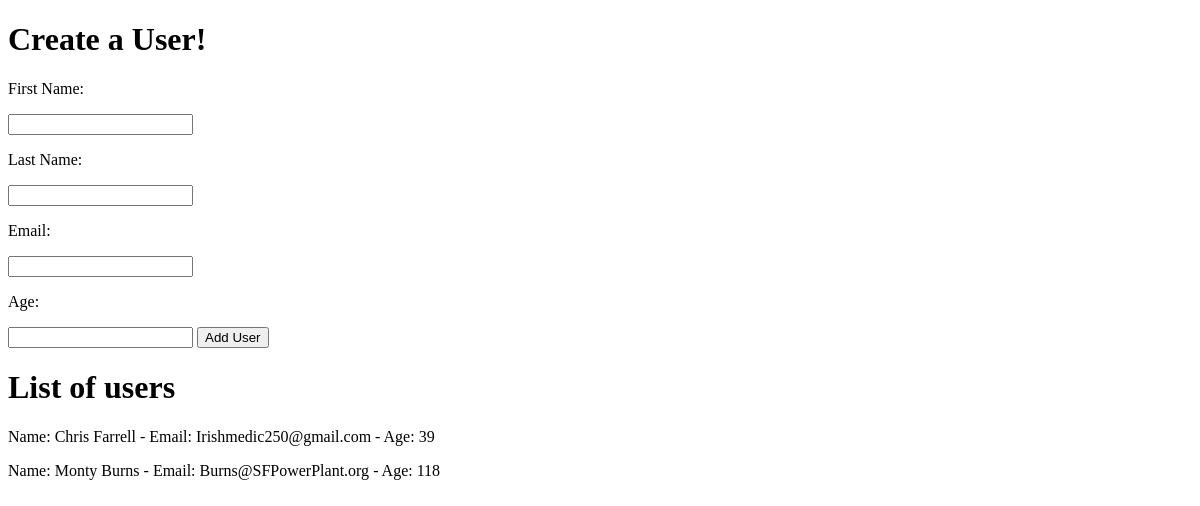
Before: / with the older database file.
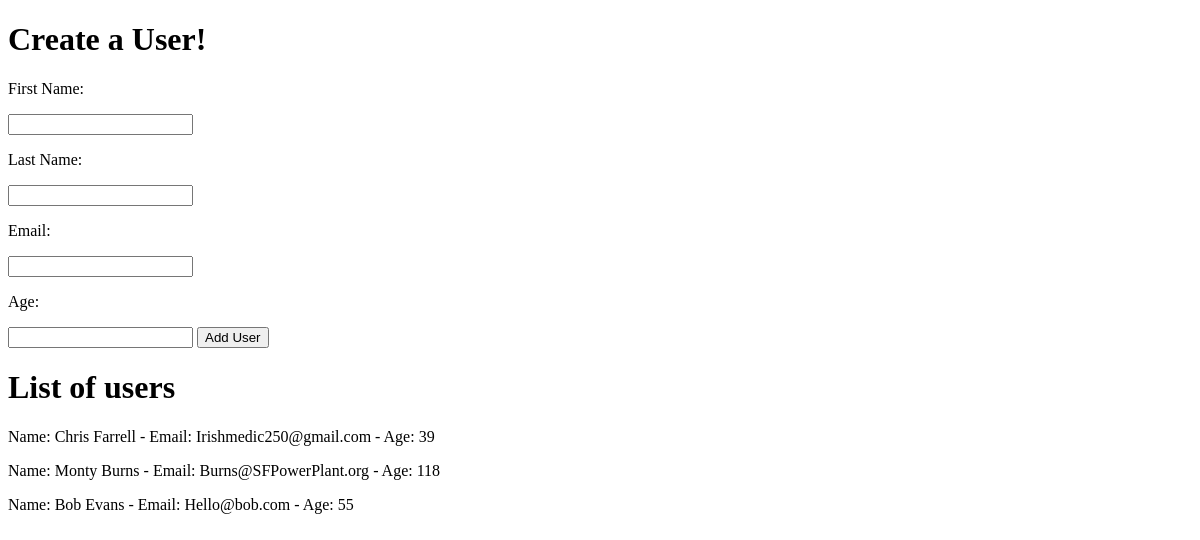
After: the same page with the newer database file.
### User_app/models.py (models this page shows, shortened)
class User(models.Model):
    first_name = models.CharField(max_length=255)
    last_name = models.CharField(max_length=255)
    email = models.CharField(max_length=255)
    age = models.IntegerField()
    created_at = models.DateTimeField(auto_now_add=True)
    updated_at = models.DateTimeField(auto_now=True)

### User_app/views.py (the view)
# urls.py: path('', views.index),
def index(request):
    context= {
        "users": User.objects.all()
    }
    return render (request, "index.html", context)

### User_app/templates/index.html (shortened to what this page needs)
<!DOCTYPE html>
<html lang="en">
<head>
</head>
<body>
    <form action="/addUser" method="POST">
        <h1>Create a User!</h1>
            <p>First Name:</p>
        <input type="text" name="first_name">
            <p>Last Name:</p>
        <input type="text" name="last_name">
            <p>Email:</p>
        <input type="text" name="email">
            <p>Age:</p>
        <input type="text" name="age">
        <button>Add User</button>
    </form>
    <h1>List of users</h1>
    {% for user in users %}
        <p>Name: {{ user.first_name }} {{ user.last_name}} - Email: {{user.email}} - Age: {{user.age}}
        </p>
    {% endfor %}
</body>
</html>

Changed rows visible on the page:
added User: first_name "Bob", last_name "Evans", email "Hello@bob.com", age "55"
